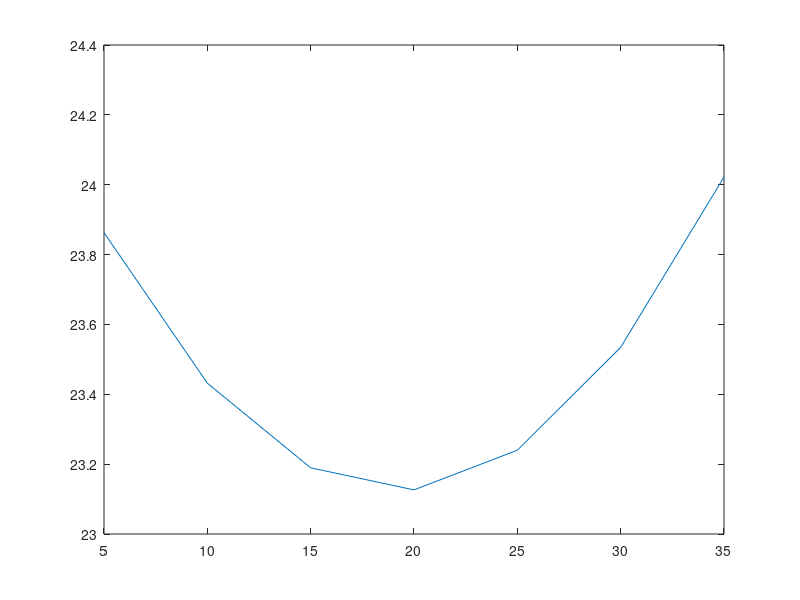

MATLAB code for this plot:
%Name: Rohan Kumar Saini
%Roll Number:RM2041A01
%Registration Number:12011878
%Question1
t=3.2;
a=(e^(2*t))/2-3.81*t^3
b=(6*t^2+6*t-2)/(t^2-1)

%Question3
G=[ones(3,5);zeros(2,3) ones(2,2)]

%Question5
mu=0.35;
theta=[5 10 15 20 25 30 35]
F1=(70*mu)/(mu*sind(theta(:,1))+cosd(theta(:,1)));
F2=(70*mu)/(mu*sind(theta(:,2))+cosd(theta(:,2)));
F3=(70*mu)/(mu*sind(theta(:,3))+cosd(theta(:,3)));
F4=(70*mu)/(mu*sind(theta(:,4))+cosd(theta(:,4)));
F5=(70*mu)/(mu*sind(theta(:,5))+cosd(theta(:,5)));
F6=(70*mu)/(mu*sind(theta(:,6))+cosd(theta(:,6)));
F7=(70*mu)/(mu*sind(theta(:,7))+cosd(theta(:,7)));
F=[F1 F2 F3 F4 F5 F6 F7]
plot(theta,F)
MinF=min(F)